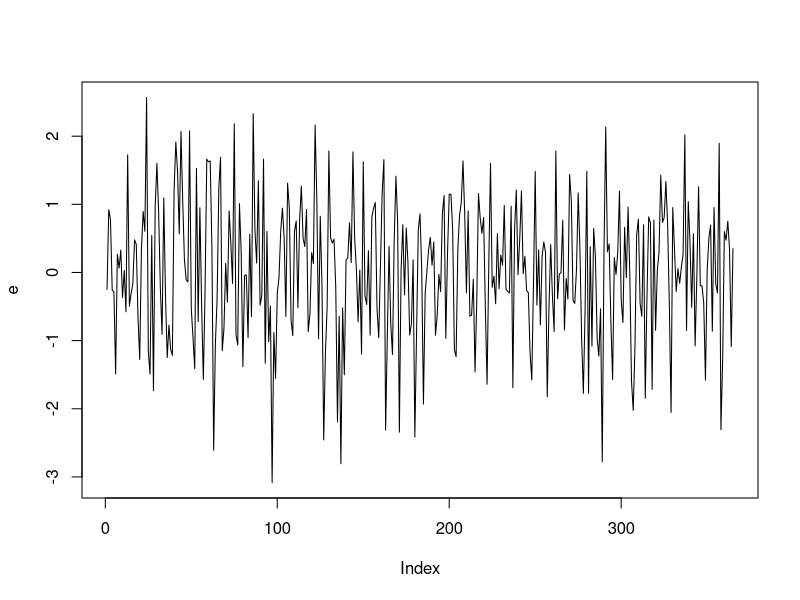
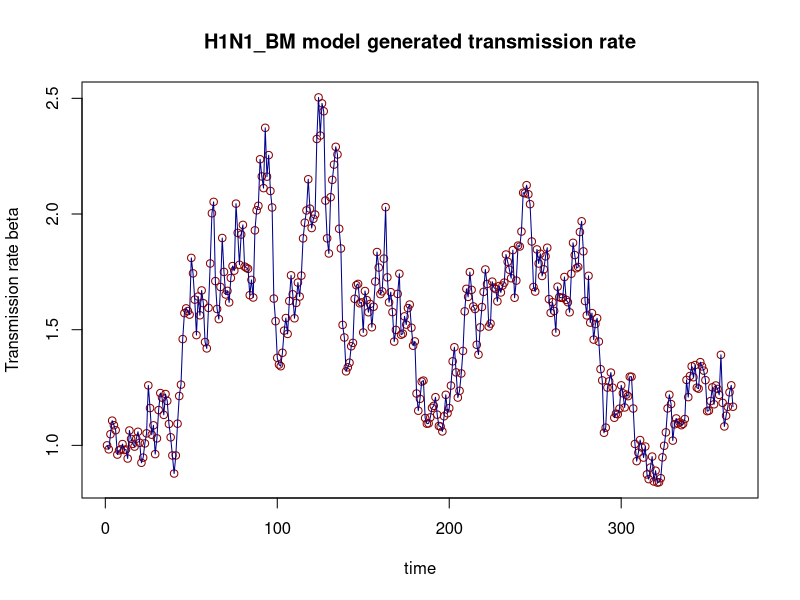
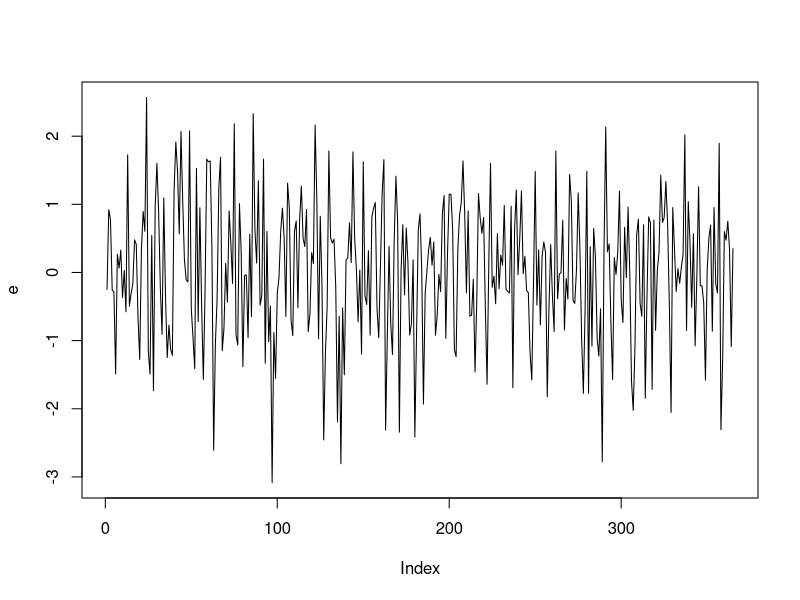
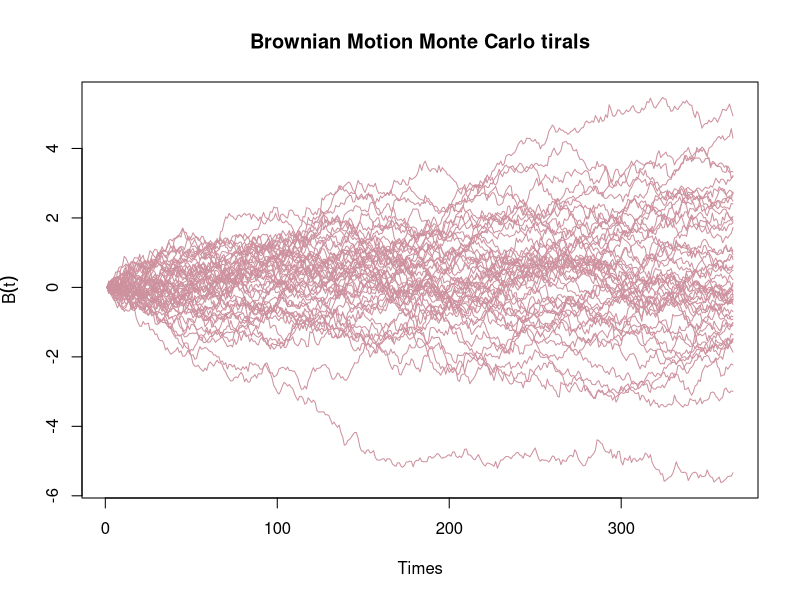
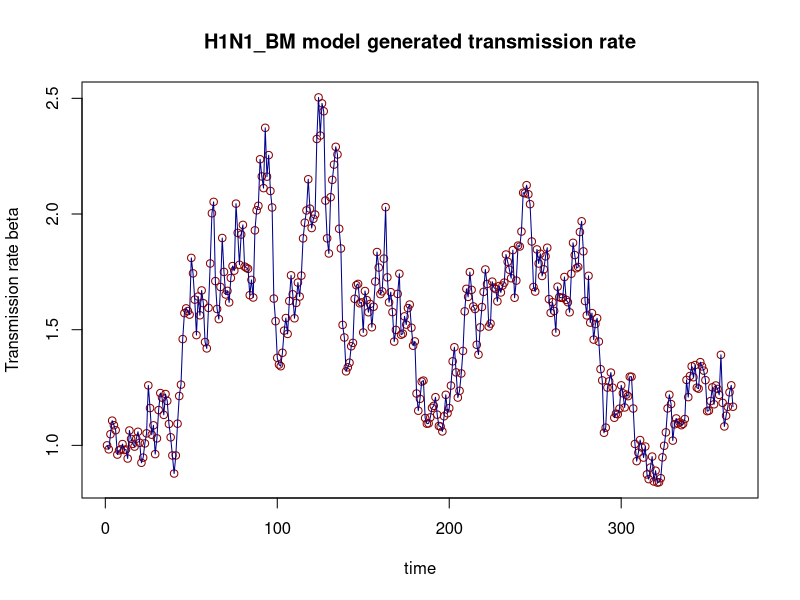
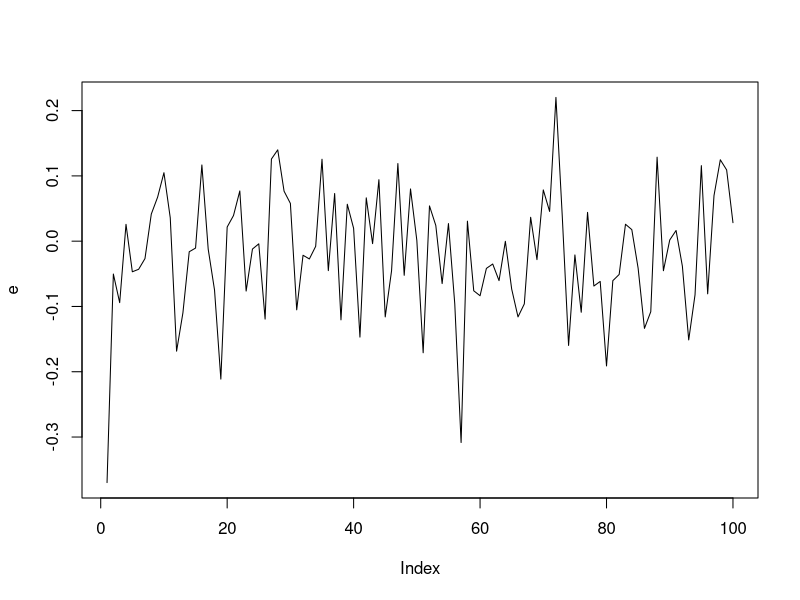
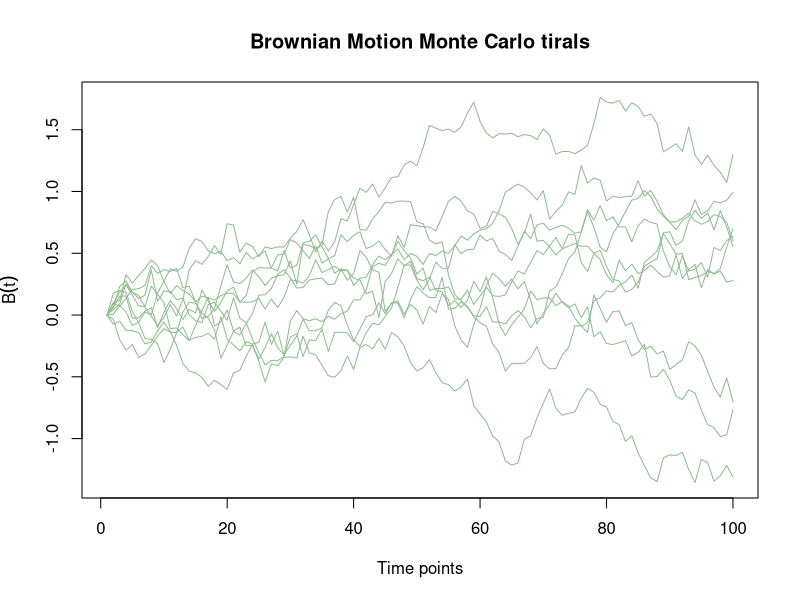
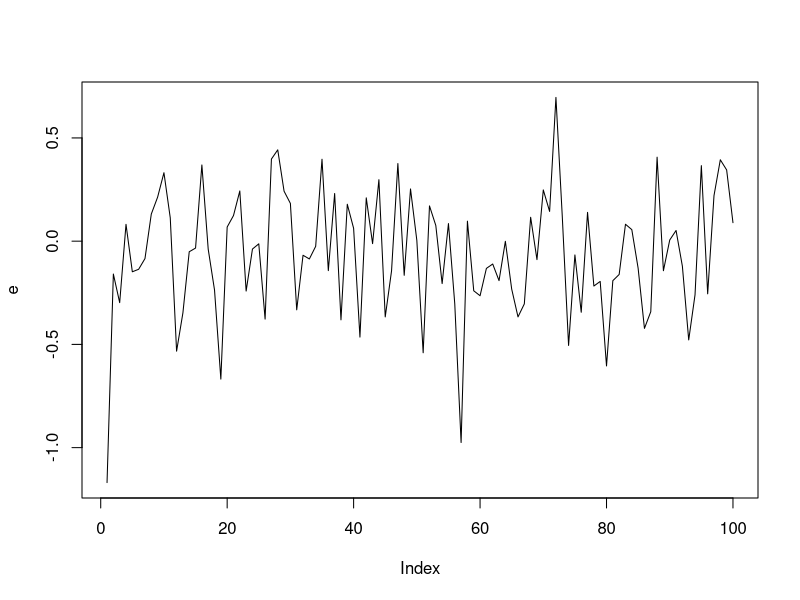

Source code (R) for these figures, in order: (Note: this script raises an error after producing the figures.)
## ---- chunk 1
#Use log_normal obs dis-method 1
rm(list=ls())
require(deSolve)
set.seed(5204) 
times <- 1:365
sigma=0.07
## first, simulate a set of random deviates
# e <- rnorm(n = length(times) , sd = 1)
e <- rnorm(n = length(times) ,mean=0, sd = 1)
plot(e,type='l')
ornstein_uhlenbeck <- function(n,x0,lens,e){
  dt <- 1
  x<-vector(length=lens)
  for (i in 1:n) {
    if (i==1){x[i]=x0}
    else{
      x[i]  <-  x[i-1] + e[i-1]}
  }
  
  return(x)
}
tims=365
times = 1:tims
x = ornstein_uhlenbeck(tims, x0=0, tims,e)
# write.csv(e,"simulateh1n1x2.csv")
beta<- exp(sigma*x)
# plot(beta,type='l')
plot(beta,type='p',ylab="Transmission rate beta",xlab="time",col="darkred",main="H1N1_BM model generated transmission rate")
lines(beta,col="darkblue")
# write.csv(beta,"simulateh1n1beta2.csv")
## ---- chunk 2
#Use log_normal obs dis-method 2: correct
rm(list=ls())
require(deSolve)
set.seed(5204)
## first, simulate a set of random deviates
tims=365
times = 1:tims
e <- rnorm(n = length(times) ,mean=0, sd = 1)
plot(e,type='l')
ornstein_uhlenbeck <- function(n,sigma,x0,lens,e){
  dt <- 1
  x<-vector(length=lens)
  for (i in 1:n) {
    if (i==1){x[i]=x0}
    else{
      x[i]  <-  x[i-1] + sigma*e[i-1]}
  }
  
  return(x)
}
# e = rnorm(n = length(times) , sd = 1)
x = ornstein_uhlenbeck(tims, sigma=0.07,x0=0, tims,e)
e<-replicate(n=50, ornstein_uhlenbeck(tims, sigma=0.1,x0=0, tims,rnorm(n = length(times) , sd = 1)))
tim<-replicate(n=50,times)
es = ncol(e)

for (i in 1:es) {
  if (i == 1){
    plot(e[,1], col="pink3", type = "l",
         ylim = c(min(e), max(e)),
         xlab = 'Times', ylab = expression(B(t)),main="Brownian Motion Monte Carlo tirals")
  }
  else{
    lines(e[,i], col="pink3")
  }
}

beta<- exp(x)

plot(beta,type='p',ylab="Transmission rate beta",xlab="time",col="darkred",main="H1N1_BM model generated transmission rate")
lines(beta,col="darkblue")

## ---- chunk 3
#Use log_normal obs dis-method 2: general case-web check 1
rm(list=ls())
set.seed(531)
## first, simulate a set of random deviates: Time=1, n=lens=100 partitions, delta t=1/100
tims=1
times<-seq(0.01,1,1/100)
e <- rnorm(n = 100 ,mean=0, sd = sqrt(1/100))
plot(e,type='l')
ornstein_uhlenbeck <- function(T,n,x0,lens,e){
  dt <- T/n
  x<-vector(length=lens)
  for (i in 1:n) {
    if (i==1){x[i]=x0}
    else{
      x[i]  <-  x[i-1] + e[i-1]}
  }
  
  return(x)
}

# e = rnorm(n = length(times) , sd = 1)
# x = ornstein_uhlenbeck(tims, sigma=0.07,x0=0, tims,e)
e<-replicate(n=10, ornstein_uhlenbeck(T=1,n=100, x0=0, 100,rnorm(n = 100 , sd = sqrt(1/100))))
tim<-replicate(n=10,times)
es = ncol(e)

for (i in 1:es) {
  if (i == 1){
    plot(e[,1], col="darkseagreen", type = "l",
         ylim = c(min(e), max(e)),
         xlab = 'Time points', ylab = expression(B(t)),main="Brownian Motion Monte Carlo tirals")
  }
  else{
    lines(e[,i], col="darkseagreen")
  }
}
## ---- chunk 4
#Use log_normal obs dis-method 2: general case-web check 2
rm(list=ls())
set.seed(531)
## first, simulate a set of random deviates: Time=10, n=lens=100 partitions, delta t=10/100
tims=10
times<-seq(0.1,10,10/100) 

e <- rnorm(n = 100 ,mean=0, sd = sqrt(10/100))
plot(e,type='l')
ornstein_uhlenbeck <- function(T,n,x0,lens,e){
  dt <- T/n
  x<-vector(length=lens)
  for (i in 1:n) {
    if (i==1){x[i]=x0}
    else{
      x[i]  <-  x[i-1] + e[i-1]}
  }
  
  return(x)
}

# e = rnorm(n = length(times) , sd = 1)
# x = ornstein_uhlenbeck(tims, sigma=0.07,x0=0, tims,e)
e<-replicate(n=50, ornstein_uhlenbeck(T=10,n=100, x0=0, 100,rnorm(n = 100 , sd = sqrt(10/100))))
tim<-replicate(n=50,times)
es = ncol(e)

for (i in 1:es) {
  if (i == 1){
    plot(e[,1], col="darkseagreen", type = "l",
         ylim = c(min(e), max(e)),
         xlab = 'Time points', ylab = expression(B(t)),main="Brownian Motion Monte Carlo tirals")
  }
  else{
    lines(e[,i], col="darkseagreen")
  }
}
for (i in 1:es) {
  if (i == 1){
    plot(e[,1]/tim[,1], col="cornflowerblue", type = "l",
         ylim = c(min(e), max(e)),
         xlab = 'Time points', ylab = expression(B(t)/t),main="Brownian Motion long-time behaviour ")
  }
  else{
    lines(e[,i]/tim[,i], col="cornflowerblue")
  }
}
## ---- chunk 5
#Use log_normal obs dis-method 2: general case-web check 3
rm(list=ls())
set.seed(531)
## first, simulate a set of random deviates: Time=500, n=lens=5000 partitions, delta t=500/5000
tims=500
times<-seq(0.1,500,500/5000)

e <- rnorm(n = 5000 ,mean=0, sd = sqrt(500/5000))
plot(e,type='l')
ornstein_uhlenbeck <- function(T,n,x0,lens,e){
  dt <- T/n
  x<-vector(length=lens)
  for (i in 1:n) {
    if (i==1){x[i]=x0}
    else{
      x[i]  <-  x[i-1] + e[i-1]}
  }
  
  return(x)
}

# e = rnorm(n = length(times) , sd = 1)
# x = ornstein_uhlenbeck(tims, sigma=0.07,x0=0, tims,e)
e<-replicate(n=100, ornstein_uhlenbeck(T=500,n=5000, x0=0, lens=5000,e=rnorm(n = 5000 , sd = sqrt(500/5000))))
tim<-replicate(n=100,times)
es = ncol(e)

for (i in 1:es) {
  if (i == 1){
    plot(e[,1], col="darkseagreen", type = "l",
         ylim = c(min(e), max(e)),
         xlab = 'Time points', ylab = expression(B(t)),main="Brownian Motion Monte Carlo tirals")
  }
  else{
    lines(e[,i], col="darkseagreen")
  }
}
for (i in 1:es) {
  if (i == 1){
    plot(e[,1]/tim[,1], col="cornflowerblue", type = "l",
         ylim = c(min(e), max(e)),
         xlab = 'Time points', ylab = expression(B(t)/t),main="Brownian Motion long-time behaviour ")
  }
  else{
    lines(e[,i]/tim[,i], col="cornflowerblue")
  }
}
## ---- chunk 6
#Use log_normal obs dis-method 3: cumsum questionable
set.seed(5204)
rm(list=ls())
require(deSolve)
times <- 1:365
sigma <- 0.07
# first, simulate a set of random deviates
e <- rnorm(n = length(times) , sd = 1)
# # now compute their cumulative sum
# e <- c(0, cumsum(e))
e <- cumsum(e)
plot(e,type='l')
beta<- exp(sigma*e)
plot(beta,type='p',ylab="Transmission rate beta",xlab="time",col="darkred",main="H1N1_BM model generated transmission rate")
lines(beta,col="darkblue")
## ---- chunk 7
#Use log_normal obs dis-method 3: general case-web check 1
rm(list=ls())
# set.seed(531)
## first, simulate a set of random deviates: Time=1, n=lens=100 partitions, delta t=1/100
tims=1
times<-seq(0.01,1,1/100)
e <- rnorm(n = 100 ,mean=0, sd = sqrt(1/100))
plot(e,type='l')

e<-replicate(n=10,cumsum(rnorm(n = 100 , sd = sqrt(1/100))))
tim<-replicate(n=10,times)
es = ncol(e)

for (i in 1:es) {
  if (i == 1){
    plot(e[,1], col="darkseagreen", type = "l",
         ylim = c(min(e), max(e)),
         xlab = 'Time points', ylab = expression(B(t)),main="Brownian Motion Monte Carlo tirals")
  }
  else{
    lines(e[,i], col="darkseagreen")
  }
}
## ---- chunk 8
#Use log_normal obs dis-method 3: general case-web check 2
rm(list=ls())
set.seed(531)
## first, simulate a set of random deviates: Time=10, n=lens=100 partitions, delta t=10/100
tims=10
times<-seq(0.1,10,10/100) 

e <- rnorm(n = 100 ,mean=0, sd = sqrt(10/100))
plot(e,type='l')
e<-replicate(n=50,cumsum(rnorm(n = 100 , sd = sqrt(10/100))))
tim<-replicate(n=50,times)
es = ncol(e)

for (i in 1:es) {
  if (i == 1){
    plot(e[,1], col="darkseagreen", type = "l",
         ylim = c(min(e), max(e)),
         xlab = 'Time points', ylab = expression(B(t)),main="Brownian Motion Monte Carlo tirals")
  }
  else{
    lines(e[,i], col="darkseagreen")
  }
}
for (i in 1:es) {
  if (i == 1){
    plot(e[,1]/tim[,1], col="cornflowerblue", type = "l",
         ylim = c(min(e), max(e)),
         xlab = 'Time points', ylab = expression(B(t)/t),main="Brownian Motion long-time behaviour ")
  }
  else{
    lines(e[,i]/tim[,i], col="cornflowerblue")
  }
}
## ---- chunk 9
#Use log_normal obs dis-method 3: general case-web check 3
rm(list=ls())
# set.seed(531)
## first, simulate a set of random deviates: Time=500, n=lens=5000 partitions, delta t=500/5000
tims=500
times<-seq(0.1,500,500/5000)

e <- rnorm(n = 5000 ,mean=0, sd = sqrt(500/5000))
plot(e,type='l')

e<-replicate(n=5000,cumsum(rnorm(n = 5000 , sd = sqrt(500/5000))))
tim<-replicate(n=5000,times)
es = ncol(e)

for (i in 1:es) {
  if (i == 1){
    plot(e[,1], col="darkseagreen", type = "l",
         ylim = c(min(e), max(e)),
         xlab = 'Time points', ylab = expression(B(t)),main="Brownian Motion Monte Carlo tirals")
  }
  else{
    lines(e[,i], col="darkseagreen")
  }
}
for (i in 1:es) {
  if (i == 1){
    plot(e[,1]/tim[,1], col="cornflowerblue", type = "l",
         ylim = c(min(e), max(e)),
         xlab = 'Time points', ylab = expression(B(t)/t),main="Brownian Motion long-time behaviour ")
  }
  else{
    lines(e[,i]/tim[,i], col="cornflowerblue")
  }
}
## ---- chunk 10
#Use log_normal obs dis-using method 2
rm(list=ls())
require(deSolve)
set.seed(5216) #5204 5205 5207 5209 5210 5213
times <- 1:365
N=52196381
## first, simulate a set of random deviates
e <- rnorm(n = length(times) ,mean=0, sd = 1)
plot(e,type='l')
ornstein_uhlenbeck <- function(n,sigma,x0,lens,e){
  dt <- 1
  x<-vector(length=lens)
  for (i in 1:n) {
    if (i==1){x[i]=x0}
    else{
      x[i]  <-  x[i-1] + sigma*e[i-1]}
  }
  
  return(x)
}
tims=365
times = 1:tims
e = rnorm(n = length(times) , sd = 1)
x = ornstein_uhlenbeck(tims, sigma=0.07,x0=0, tims,e)

beta<- exp(x)

plot(beta,type='p',ylab=TeX(r"(Transmission rate $\beta$)"),xlab="time",col="darkred",main="H1N1_BM model generated transmission rate")
lines(beta,col="darkblue")
write.csv(beta,"h1n1bmdg_beta1.csv")
H1N1 <- function(time, current_state, params){
  
  with(as.list(c(current_state, params)),{
    
    # N <- S+E+I+R
    dt <- 1
    dS <- -beta[t]*S*I/N
    dE <- beta[t]*S*I/N - E/k
    dI <- E/k - I/gamma
    dR <- I/gamma
    
    return(list(c(dt, dS, dE, dI, dR)))
  })
}


# params <- c(k=1.59, gamma=1.08)
params <- c(k=2, gamma=5, beta=beta)       ####parameter tunning step
library('truncnorm')
R0 <- rtruncnorm(1, a=0, b=1, mean = 0.15, sd = 0.15)
E0 <-runif(1,-16, -9)
I0 <-runif(1,-16, -9)
#x <-runif(1, -5,2)
S <- N
R <- R0*S
S <- S - R

E <- exp(E0 + log(S))
S <- S - E
I <- exp(I0 + log(S))
S <- S - I


initial_state<- c(t=1, S=S, E=E, I=I, R=R)
#initial_state <- c(t=1,S=52196380, E=1, I=0, R=0)
model1 <- ode(initial_state, times, H1N1, params)

summary(model1)

matplot(model1, type="l", lty=1, main="Generated H1N1_BM Model Trajectories", xlab="Time",ylab = "Counts")
legend <- colnames(model1)[3:6]
legend("right", legend=legend, col=3:6, lty = 1)

Z1 <-model1[,4]/2 #############

tau1 <- 0.1#runif(1,0,1)
Y1 <-vector(length = 365)
for (i in 1:365){
  Y1[i]<- rlnorm(1,log(Z1[i]/5),tau1)
}
plot(Y1,type='p',ylab="Daily incidence Y",xlab="time",col="darkred",main="H1N1_BM model generated observation")
lines(Y1,col="darkblue")
write.csv(Y1,"h1n1bmdg_y1.csv")
write.csv(model1,"h1n1bmdg_model1.csv")

## ---- chunk 11
#Use log_normal obs dis-using method 3
rm(list=ls())
require(deSolve)
set.seed(5216) #5204 5205 5207 5209 5210 5213
times <- 1:365
N=52196381
## first, simulate a set of random deviates
e <- rnorm(n = length(times) , sd = 1)
plot(e,type='l')
x <- cumsum(e)

sigma = 0.07
beta<- exp(sigma*x)

plot(beta,type='p',ylab=TeX(r"(Transmission rate $\beta$)"),xlab="time",col="darkred",main="H1N1_BM model generated transmission rate")
lines(beta,col="darkblue")
write.csv(beta,"h1n1bmdg_beta2.csv")
H1N1 <- function(time, current_state, params){
  
  with(as.list(c(current_state, params)),{
    
    # N <- S+E+I+R
    dt <- 1
    dS <- -beta[t]*S*I/N
    dE <- beta[t]*S*I/N - E/k
    dI <- E/k - I/gamma
    dR <- I/gamma
    
    return(list(c(dt, dS, dE, dI, dR)))
  })
}


# params <- c(k=1.59, gamma=1.08)
params <- c(k=2, gamma=5, beta=beta)       ####parameter tunning step
library('truncnorm')
R0 <- rtruncnorm(1, a=0, b=1, mean = 0.15, sd = 0.15)
E0 <-runif(1,-16, -9)
I0 <-runif(1,-16, -9)
#x <-runif(1, -5,2)
S <- N
R <- R0*S
S <- S - R

E <- exp(E0 + log(S))
S <- S - E
I <- exp(I0 + log(S))
S <- S - I


initial_state<- c(t=1, S=S, E=E, I=I, R=R)
#initial_state <- c(t=1,S=52196380, E=1, I=0, R=0)
model1 <- ode(initial_state, times, H1N1, params)

summary(model1)

matplot(model1, type="l", lty=1, main="Generated H1N1_BM Model Trajectories", xlab="Time",ylab = "Counts")
legend <- colnames(model1)[3:6]
legend("right", legend=legend, col=3:6, lty = 1)

Z1 <-model1[,4]/2

tau1 <- 0.1#runif(1,0,1)
Y1 <-vector(length = 365)
for (i in 1:365){
  #Y1[i]<- rlnorm(1,log(Z1[i,]/5),tau1)
  Y1[i]<- rlnorm(1,log(Z1[i]/5),tau1)
}
plot(Y1,type='p',ylab="Daily incidence Y",xlab="time",col="darkred",main="H1N1_BM model generated observation")
lines(Y1,col="darkblue")
write.csv(Y1,"h1n1bmdg_y2.csv")
write.csv(model1,"h1n1bmdg_model2.csv")

## ---- chunk 12
#Use Poisson obs dis
rm(list=ls())
require(deSolve)
set.seed(5216) #5204 5205 5207 5209 5210 5213
times <- 1:365
N=52196381
## first, simulate a set of random deviates
e <- rnorm(n = length(times) ,mean=0, sd = 1)
plot(e,type='l')
ornstein_uhlenbeck <- function(n,sigma,x0,lens,e){
  dt <- 1
  x<-vector(length=lens)
  for (i in 1:n) {
    if (i==1){x[i]=x0}
    else{
      x[i]  <-  x[i-1] + sigma*e[i-1]}
  }
  
  return(x)
}
tims=365
times = 1:tims
e = rnorm(n = length(times) , sd = 1)
x = ornstein_uhlenbeck(tims, sigma=0.07,x0=0, tims,e)

beta<- exp(x)

plot(beta,type='p',ylab=TeX(r"(Transmission rate $\beta$)"),xlab="time",col="darkred",main="H1N1_BM model generated transmission rate")
lines(beta,col="darkblue")
write.csv(beta,"h1n1bmdg_beta3.csv")
H1N1 <- function(time, current_state, params){
  
  with(as.list(c(current_state, params)),{
    
    N <- S+E+I+R
    dt <- 1
    dS <- -beta[t]*S*I/N
    dE <- beta[t]*S*I/N - E/k
    dI <- E/k - I/gamma
    dR <- I/gamma
    
    return(list(c(dt, dS, dE, dI, dR)))
  })
}


# params <- c(k=1.59, gamma=1.08)
params <- c(k=2, gamma=5,beta=beta)       ####parameter tunning step
library('truncnorm')
R0 <- rtruncnorm(1, a=0, b=1, mean = 0.15, sd = 0.15)
E0 <-runif(1,-16, -9)
I0 <-runif(1,-16, -9)
#x <-runif(1, -5,2)
S <- N
R <- R0*S
S <- S - R

E <- exp(E0 + log(S))
S <- S - E
I <- exp(I0 + log(S))
S <- S - I


initial_state<- c(t=1, S=S, E=E, I=I, R=R)
#initial_state <- c(t=1,S=52196380, E=1, I=0, R=0)
model1 <- ode(initial_state, times, H1N1, params)

summary(model1)

matplot(model1, type="l", lty=1, main="Generated H1N1_BM Model Trajectories", xlab="Time",ylab = "Counts")
legend <- colnames(model1)[3:6]
legend("right", legend=legend, col=3:6, lty = 1)

Z1 <-model1[,4]/2

tau1 <- 0.1#runif(1,0,1)
Y1 <-vector(length = 365)
for (i in 1:365){
  #Y1[i]<- rlnorm(1,log(Z1[i,]/5),tau1)
  Y1[i]<- rpois(1,Z1[i]/5)
}
plot(Y1,type='p',ylab="Daily incidence Y",xlab="time",col="darkred",main="H1N1_BM model generated observation")
lines(Y1,col="darkblue")
write.csv(Y1,"h1n1bmdg_y3.csv")
write.csv(model1,"h1n1bmdg_model3.csv")
## ---- chunk 13
#Use Poisson obs dis-using method 3
rm(list=ls())
require(deSolve)
set.seed(5216) #5204 5205 5207 5209 5210 5213
times <- 1:365
N=52196381
## first, simulate a set of random deviates
e <- rnorm(n = length(times) , sd = 1)
plot(e,type='l')
x <- cumsum(e)

sigma = 0.07
beta<- exp(sigma*x)

plot(beta,type='p',ylab=TeX(r"(Transmission rate $\beta$)"),xlab="time",col="darkred",main="H1N1_BM model generated transmission rate")
lines(beta,col="darkblue")
write.csv(beta,"h1n1bmdg_beta4.csv")
H1N1 <- function(time, current_state, params){
  
  with(as.list(c(current_state, params)),{
    
    # N <- S+E+I+R
    dt <- 1
    dS <- -beta[t]*S*I/N
    dE <- beta[t]*S*I/N - E/k
    dI <- E/k - I/gamma
    dR <- I/gamma
    
    return(list(c(dt, dS, dE, dI, dR)))
  })
}


# params <- c(k=1.59, gamma=1.08)
params <- c(k=2, gamma=5, beta=beta)       ####parameter tunning step
library('truncnorm')
R0 <- rtruncnorm(1, a=0, b=1, mean = 0.15, sd = 0.15)
E0 <-runif(1,-16, -9)
I0 <-runif(1,-16, -9)
#x <-runif(1, -5,2)
S <- N
R <- R0*S
S <- S - R

E <- exp(E0 + log(S))
S <- S - E
I <- exp(I0 + log(S))
S <- S - I


initial_state<- c(t=1, S=S, E=E, I=I, R=R)
#initial_state <- c(t=1,S=52196380, E=1, I=0, R=0)
model1 <- ode(initial_state, times, H1N1, params)

summary(model1)

matplot(model1, type="l", lty=1, main="Generated H1N1_BM Model Trajectories", xlab="Time",ylab = "Counts")
legend <- colnames(model1)[3:6]
legend("right", legend=legend, col=3:6, lty = 1)

Z1 <-model1[,4]/2

Y1 <-vector(length = 365)
for (i in 1:365){
  #Y1[i]<- rlnorm(1,log(Z1[i,]/5),tau1)
  Y1[i]<- rpois(1,Z1[i]/5)
}
plot(Y1,type='p',ylab="Daily incidence Y",xlab="time",col="darkred",main="H1N1_BM model generated observation")
lines(Y1,col="darkblue")
write.csv(Y1,"h1n1bmdg_y4.csv")
write.csv(model1,"h1n1bmdg_model4.csv")

## ---- chunk 14
#Use log_normal obs dis-using method 2
rm(list=ls())
require(deSolve)
set.seed(5216) #5204 5205 5207 5209 5210 5213
times <- 1:365
N=52196381
## first, simulate a set of random deviates
e <- rnorm(n = length(times) ,mean=0, sd = 1)
plot(e,type='l')
ornstein_uhlenbeck <- function(n,sigma,x0,lens,e){
  dt <- 1
  x<-vector(length=lens)
  for (i in 1:n) {
    if (i==1){x[i]=x0}
    else{
      x[i]  <-  x[i-1] + sigma*e[i-1]}
  }
  
  return(x)
}
tims=365
times = 1:tims
e = rnorm(n = length(times) , sd = 1)
x = ornstein_uhlenbeck(tims, sigma=0.07,x0=0, tims,e)

beta<- exp(x)

plot(beta,type='p',ylab=TeX(r"(Transmission rate $\beta$)"),xlab="time",col="darkred",main="H1N1_BM model generated transmission rate")
lines(beta,col="darkblue")
write.csv(beta,"h1n1bmdg_beta5.csv")
H1N1 <- function(time, current_state, params){
  
  with(as.list(c(current_state, params)),{
    
    # N <- S+E+I+R
    dt <- 1
    dS <- -beta[t]*S*I/N
    dE <- beta[t]*S*I/N - E/k
    dI <- E/k - I/gamma
    dR <- I/gamma
    
    return(list(c(dt, dS, dE, dI, dR)))
  })
}


# params <- c(k=1.59, gamma=1.08)
params <- c(k=1.59, gamma=1.08, beta=beta)       ####parameter tunning step
library('truncnorm')
R0 <- rtruncnorm(1, a=0, b=1, mean = 0.15, sd = 0.15)
E0 <-runif(1,-16, -9)
I0 <-runif(1,-16, -9)
#x <-runif(1, -5,2)
S <- N
R <- R0*S
S <- S - R

E <- exp(E0 + log(S))
S <- S - E
I <- exp(I0 + log(S))
S <- S - I


initial_state<- c(t=1, S=S, E=E, I=I, R=R)
#initial_state <- c(t=1,S=52196380, E=1, I=0, R=0)
model1 <- ode(initial_state, times, H1N1, params)

summary(model1)

matplot(model1, type="l", lty=1, main="Generated H1N1_BM Model Trajectories", xlab="Time",ylab = "Counts")
legend <- colnames(model1)[3:6]
legend("right", legend=legend, col=3:6, lty = 1)

Z1 <-model1[,4]/1.59 #############

tau1 <- 0.1#runif(1,0,1)
Y1 <-vector(length = 365)
for (i in 1:365){
  Y1[i]<- rlnorm(1,log(Z1[i]/5),tau1)
}
plot(Y1,type='p',ylab="Daily incidence Y",xlab="time",col="darkred",main="H1N1_BM model generated observation")
lines(Y1,col="darkblue")
write.csv(Y1,"h1n1bmdg_y5.csv")
write.csv(model1,"h1n1bmdg_model5.csv")

## ---- chunk 15
#Use Binomial obs dis
rm(list=ls())
require(deSolve)
set.seed(5216) #5204 5205 5207 5209 5210 5213
times <- 1:365
N=52196381
## first, simulate a set of random deviates
# e <- rnorm(n = length(times) , sd = 1)
e <- rnorm(n = length(times) ,mean=0, sd = 1)
plot(e,type='l')
ornstein_uhlenbeck <- function(n,sigma,x0,lens,e){
  dt <- 1
  x<-vector(length=lens)
  for (i in 1:n) {
    if (i==1){x[i]=x0}
    else{
      x[i]  <-  x[i-1] + sigma*e[i-1]}
  }
  
  return(x)
}
tims=365
times = 1:tims
e = rnorm(n = length(times) , sd = 1)
x = ornstein_uhlenbeck(tims, sigma=0.07,x0=0, tims,e)

beta<- exp(x)

plot(beta,type='p',ylab=TeX(r"(Transmission rate $\beta$)"),xlab="time",col="darkred",main="H1N1_BM model generated transmission rate")
lines(beta,col="darkblue")

H1N1 <- function(time, current_state, params){
  
  with(as.list(c(current_state, params)),{
    
    N <- S+E+I+R
    dt <- 1
    dS <- -beta[t]*S*I/N
    dE <- beta[t]*S*I/N - E/k
    dI <- E/k - I/gamma
    dR <- I/gamma
    
    return(list(c(dt, dS, dE, dI, dR)))
  })
}


# params <- c(k=1.59, gamma=1.08)
params <- c(k=2, gamma=5)       ####parameter tunning step
library('truncnorm')
R0 <- rtruncnorm(1, a=0, b=1, mean = 0.15, sd = 0.15)
E0 <-runif(1,-16, -9)
I0 <-runif(1,-16, -9)
#x <-runif(1, -5,2)
S <- N
R <- R0*S
S <- S - R

E <- exp(E0 + log(S))
S <- S - E
I <- exp(I0 + log(S))
S <- S - I


initial_state<- c(t=1, S=S, E=E, I=I, R=R)
#initial_state <- c(t=1,S=52196380, E=1, I=0, R=0)
model1 <- ode(initial_state, times, H1N1, params)

summary(model1)

matplot(model1, type="l", lty=1, main="Generated H1N1_BM Model Trajectories", xlab="Time",ylab = "Counts")
legend <- colnames(model1)[3:6]
legend("right", legend=legend, col=3:6, lty = 1)

Z1 <-model1[,4]/2

tau1 <- 0.1#runif(1,0,1)
Y1 <-vector(length = 365)
for (i in 1:365){
  #Y1[i]<- rlnorm(1,log(Z1[i,]/5),tau1)
  Y1[i]<- rbinom(1,Z1[i],1/5)
}
plot(Y1,type='p',ylab="Daily incidence Y",xlab="time",col="darkred",main="H1N1_BM model generated observation")
lines(Y1,col="darkblue")
